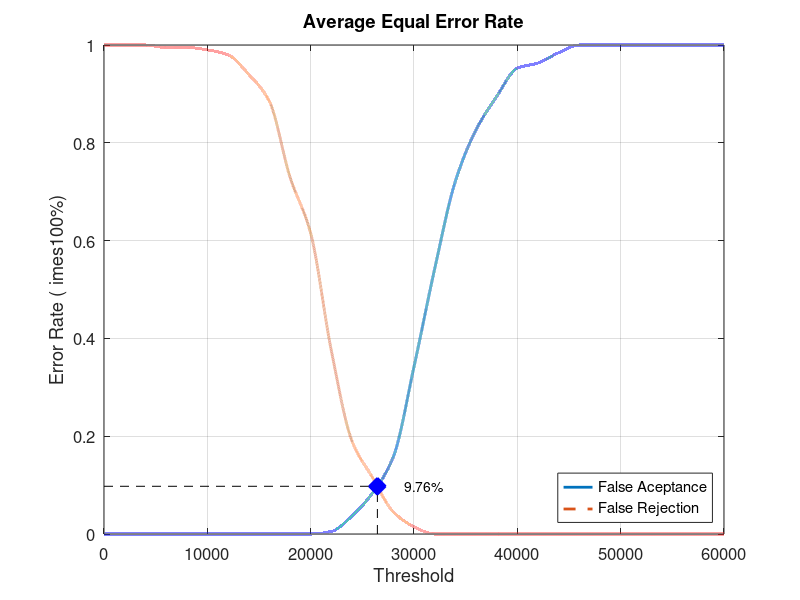
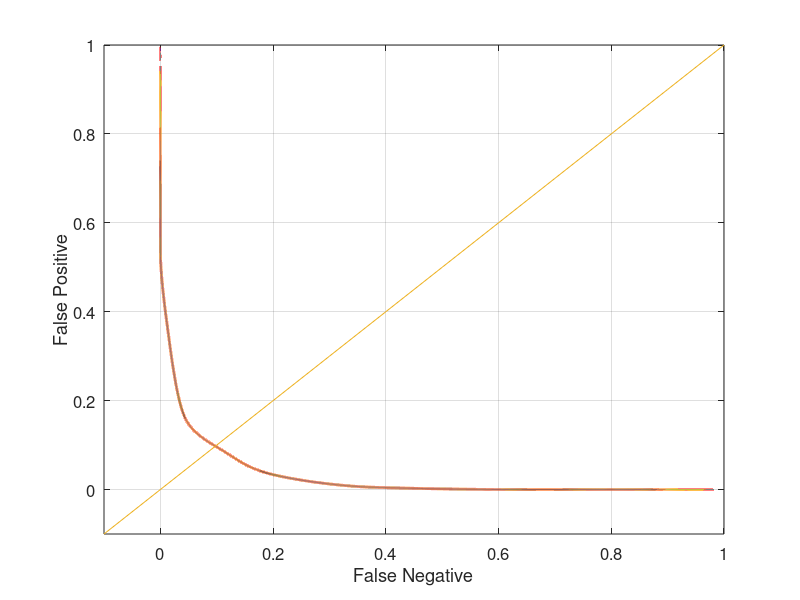

Write the MATLAB code that produced these figures, in order.
close all;
clear;
clc;
x = 0:2000:60000;
xq = 0:0.5:60000;

y0 = [0 0 0 0 0 0 0 0 0 0 0 0.00526316 0.0368421 0.0842105 0.157895 0.342105 0.542105 0.721053 0.826316 0.894737 0.952632 0.963158 0.984211 1 1 1 1 1 1 1 1]
yy0 = interp1(x, y0, xq, 'pchip');
y1 = [1 1 1 0.995 0.995 0.99 0.98 0.94 0.885 0.73 0.615 0.375 0.19 0.115 0.045 0.015 0 0 0 0 0 0 0 0 0 0 0 0 0 0 0]
yy1 = interp1(x, y1, xq, 'pchip');

% Calculating EER: 
y2 = abs(y0 - y1);
find(y2 == min(y2))
yy2 = abs(yy0 - yy1);
xEER = find(yy2 == min(yy2));
xEERIndex = xq(xEER) % X-axis EER
yEER = yy0(xEER) % Y-axis EER

main = figure
plot(xq, yy0,'-','LineWidth', 2);	hold on
plot(xq, yy1,'--','LineWidth', 2);	hold on
plot([xEERIndex xEERIndex], [0 yEER], 'k--');	hold on
plot([0 xEERIndex], [yEER yEER], 'k--');	hold on
plot(xEERIndex, yEER, 'bx', 'LineWidth', 10);	hold on
text(xEERIndex + 10 * xEERIndex / 100, yEER, [num2str(round((10000 * yEER)) / 100) '%'])
legend('False Aceptance', 'False Rejection', 'Location', 'SouthEast')
xlabel('Threshold')
ylabel('Error Rate (	imes100%)')
title('Average Equal Error Rate')
set(gca, 'FontSize', 12)
axis([0 60000 0 1])
grid on

print(main, 'Database2_1Main', '-dpng');
FNRxFPR = figure('Color', [1 1 1]);
plot(yy1, yy0, '-', yy1, yy0, 'LineWidth', 2);
hold on
y = -0.1:0.1:1
plot(y, y); 
set(gca, 'FontSize', 12)
xlabel('False Negative')
ylabel('False Positive')
axis([-0.1 1 -0.1 1])
set(gca, 'FontSize', 12)
grid on

print(FNRxFPR, 'Database2_1FNRxFPR','-dpng');
